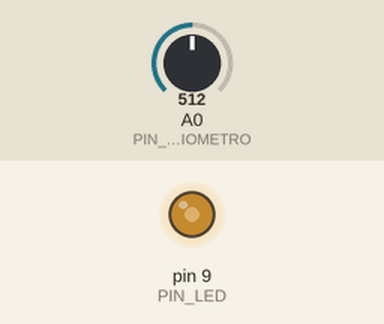
This sketch was run on a simulated Arduino Uno, built with avr-gcc and run on an emulated ATmega328P. Shown: output pins drawn as LEDs (lit = HIGH). Inputs (shaded band) come from the test bench; at power-on: A0 (PIN_POTENZIOMETRO) = 512.

Above: at 1.2 s.
1.3 s: A0 (PIN_POTENZIOMETRO) set to 716
At 1.8 s:
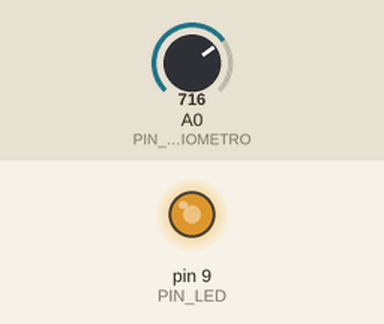
2.8 s: A0 (PIN_POTENZIOMETRO) set to 900
At 4.0 s:
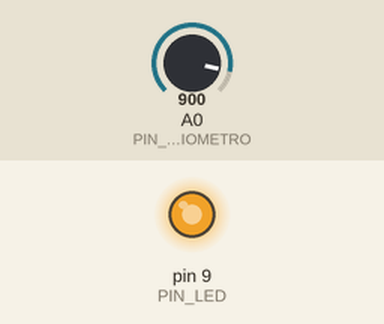
4.3 s: A0 (PIN_POTENZIOMETRO) set to 122
At 5.3 s:
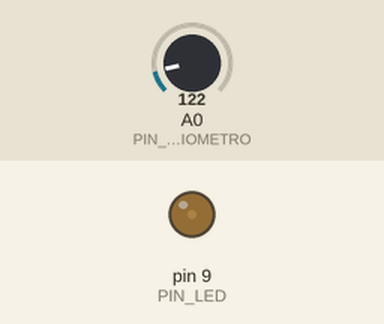
5.8 s: A0 (PIN_POTENZIOMETRO) set to 0
At 6.5 s:
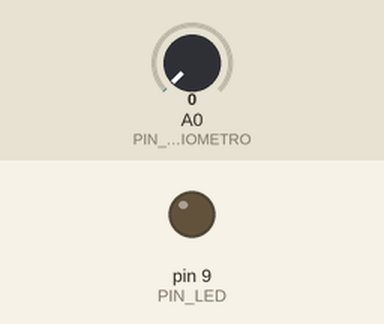
7.3 s: A0 (PIN_POTENZIOMETRO) set to 511
At 7.6 s:
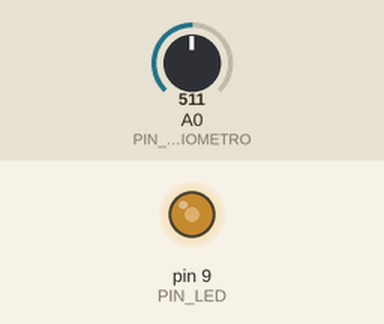
Timing chart, 0 to 9.8 s (numbered marks = the images above; inputs shaded):
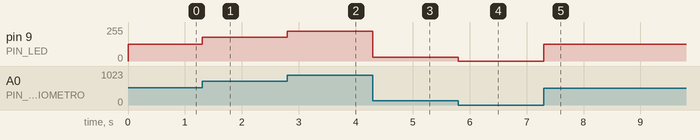

The sketch:

_08_LedDimmerControllato.ino
```cpp
const byte PIN_POTENZIOMETRO = A0;
const byte PIN_LED           = 9;

void setup() {
  pinMode(PIN_POTENZIOMETRO, INPUT);
  pinMode(PIN_LED,           OUTPUT);
}

void loop() {
  int valorePotenziometro = analogRead(PIN_POTENZIOMETRO);
  byte valoreLED = valorePotenziometro / 1023.0 * 255;

  // Imposta la luminosità del LED
  analogWrite(PIN_LED, valoreLED);
}
```

Measured:
- after the input at 1.3 s, pin 9 (PIN_LED): 127/255 → 178/255 at once
- after the input at 2.8 s, pin 9 (PIN_LED): 178/255 → 224/255 at once
- after the input at 4.3 s, pin 9 (PIN_LED): 224/255 → 30/255 at once
- after the input at 5.8 s, pin 9 (PIN_LED): 30/255 → 0/255 at once
- after the input at 7.3 s, pin 9 (PIN_LED): 0/255 → 127/255 at once
